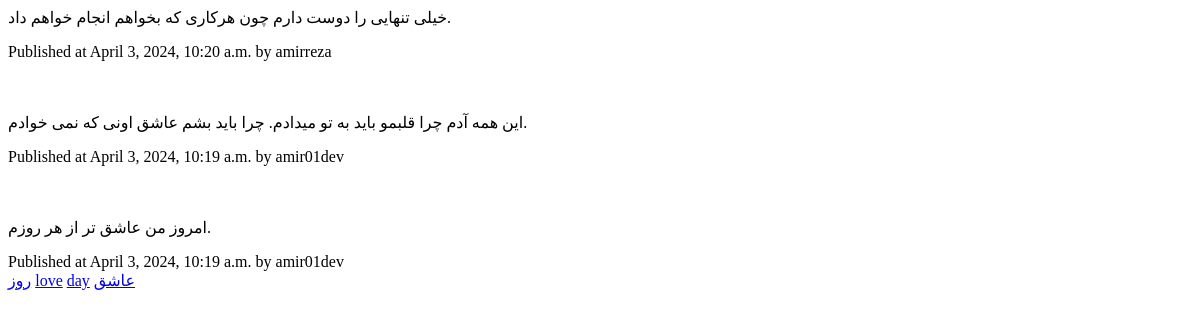
The app's page /posts/, older data.
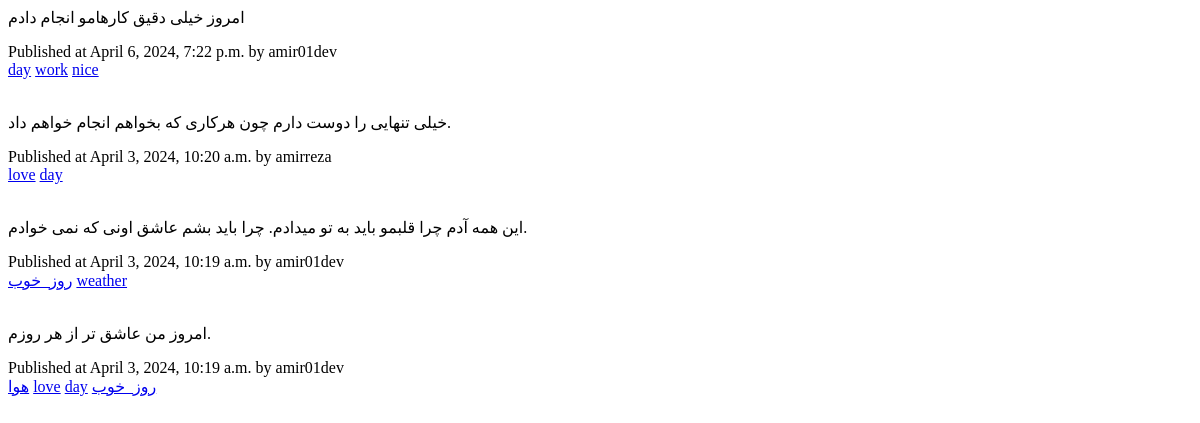
The same page, newer data.
### socialapp/models.py (models this page shows, shortened)
class Post(models.Model):
    author = models.ForeignKey(User, on_delete=models.CASCADE, related_name="user_post", verbose_name="نویسنده")
    description = models.TextField(verbose_name="توضیحات")
    created = models.DateTimeField(auto_now_add=True, verbose_name="تاریخ")
    updated = models.DateTimeField(auto_now=True)
    tags = TaggableManager(verbose_name="تگ ها")
    class Meta:
        ordering = ['-created']
        indexes = [
            models.Index(fields=['-created'])
        ]
        verbose_name = "پست"
        verbose_name_plural = "پست ها"

class User(AbstractUser):
    date_of_birth = models.DateField(blank=True, null=True)
    bio = models.TextField(null=True, blank=True)
    photo = models.ImageField(upload_to="account_images/", blank=True, null=True)
    job = models.CharField(max_length=250, null=True, blank=True)
    phone = models.CharField(max_length=11, null=True, blank=True)

### socialapp/views.py (the view)
# urls.py: path('posts/', views.post_list, name="post_list"),
def post_list(request, tag_slug=None):
    posts = Post.objects.all()
    tag = None
    if tag_slug:
        tag = get_object_or_404(Tag, slug=tag_slug)
        posts = Post.objects.filter(tags__in=[tag])
    context = {
        'posts': posts,
        'tag': tag,
    }
    return render(request, "social/post-list.html", context)

### socialapp/templates/social/post-list.html (shortened to what this page needs)
{% for post in posts %}
    {{ post.description | truncatewords:20 | linebreaks }}
    Published at {{ post.created }} by {{ post.author }}
    {% for tag in post.tags.all %}
        <a href="{% url 'social:post_list_by_tag' tag.slug %}">{{ tag.name }}</a>
    {% endfor %}
{% endfor %}

Row changes from the older to the newer data that the page shows:
removed Tag: name "روز", shown under Post "امروز من عاشق تر از هر روزم."
removed Tag: name "عاشق", shown under Post "امروز من عاشق تر از هر روزم."
added Post: description "امروز خیلی دقیق کارهامو انجام دادم", created "April 6, 2024, 7:22 p.m.", author "amir01dev", Tag (name "day")
added Tag: name "work", shown under "امروز خیلی دقیق کارهامو انجام دادم"
added Tag: name "nice", shown under "امروز خیلی دقیق کارهامو انجام دادم"
changed Post "خیلی تنهایی را دوست دارم چون هرکاری که بخواهم انجام خواهم داد.": gains Tag (name "love"); gains Tag (name "day")
added Tag: name "روز_خوب"
added Tag: name "weather", shown under Post "این همه آدم چرا قلبمو باید به تو میدادم. چرا باید بشم عاشق اونی که نمی خوادم."
added Tag: name "هوا", shown under Post "امروز من عاشق تر از هر روزم."
